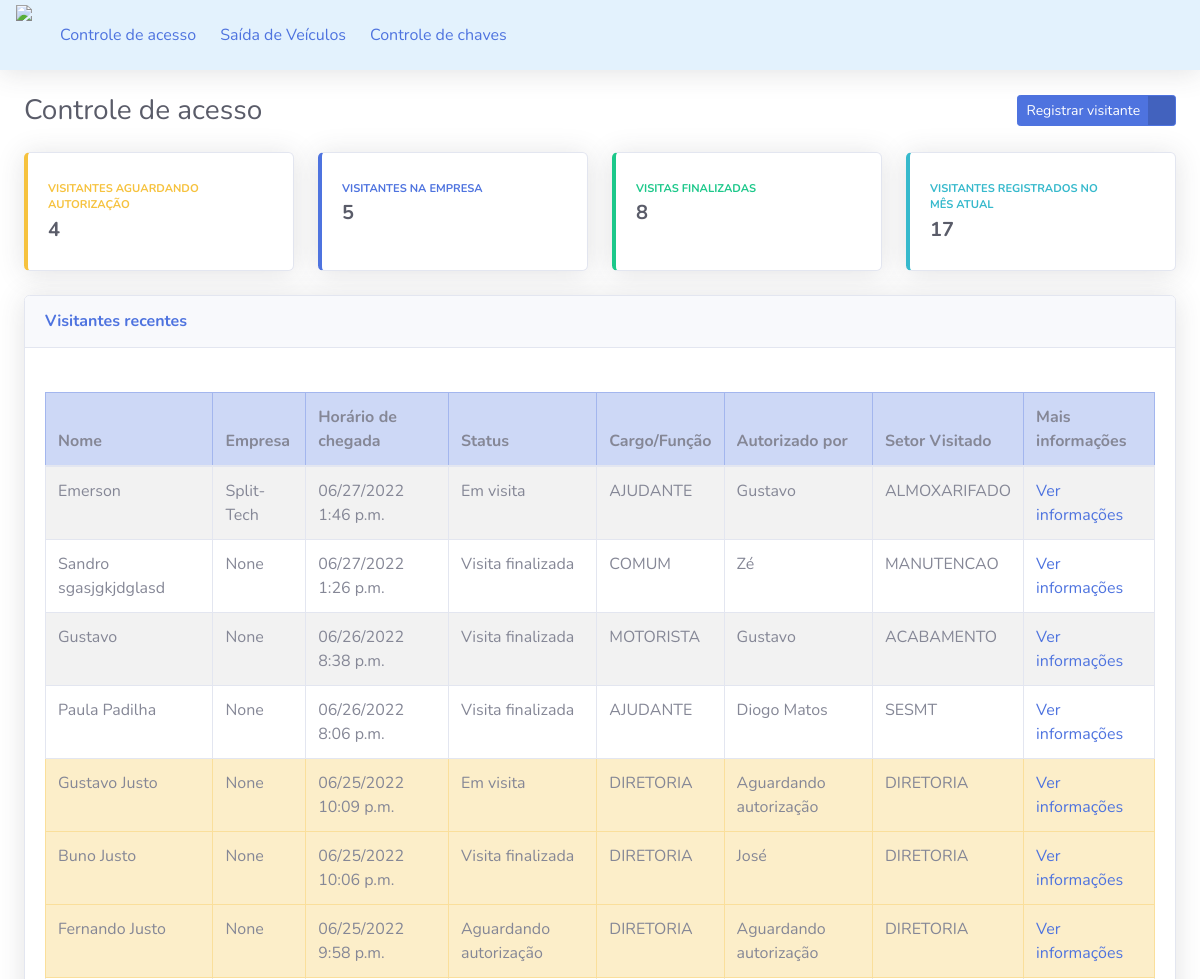
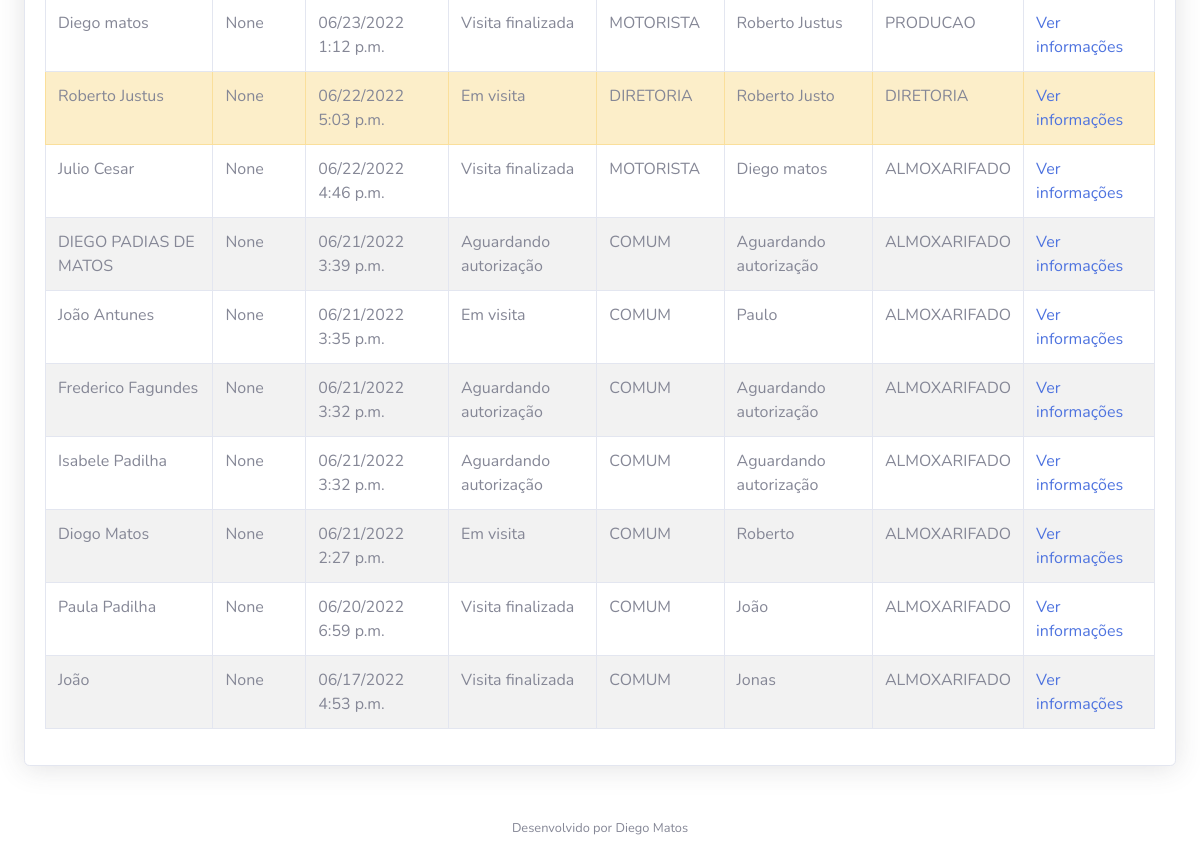
/ (signed in), run on the app's committed database (2 pictures, top to bottom).
### apps/visitantes/models.py (models this page shows, shortened)
class Visitante(models.Model):
    STATUS_VISITANTE = [
        ("AGUARDANDO","Aguardando autorização"),
        ("EM_VISITA","Em visita"),
        ("FINALIZADO", "Visita finalizada"),
    ]
    status = models.CharField(
        verbose_name="Status",
        max_length=10,
        choices=STATUS_VISITANTE,
        default="AGUARDANDO",
    )
    nome_completo = models.CharField(
        verbose_name="Nome completo",
        max_length=194
    )
    cpf = models.CharField(
        verbose_name="CPF",
        max_length=11
    )
    CARGO_VISITANTE = [
        ("MOTORISTA", "Motorista"),
        ("AJUDANTE", "Ajudante"),
        ("DIRETORIA", "Funcionario da Direção"),
        ("COMUM", "Funcionario comum"),
    ]
    cargo_visitante = models.CharField(
        verbose_name = "Cargo visitante",
        max_length=20,
        choices=CARGO_VISITANTE,
        default="COMUM"
    )
    empresa_visitante = models.CharField(
        verbose_name="Empresa",
        max_length=30,
        null=True,
        blank=True,
        )
    SETOR_VISITADO = [
        ("MANUTENCAO", "Manutenção"),
        ("RH", "Rh"),
        ("DIRETORIA", "Diretoria"),
        ("ALMOXARIFADO", "Almoxarifado"),
        ("ACABAMENTO", "Acabamento"),
        ("PRODUCAO", "Produção"),
        ("SESMT", "Segurança do Trabalho"),
    ]
    setor = models.CharField(
        verbose_name="Setor a ser visitada",
        choices=SETOR_VISITADO,
        default="ALMOXARIFADO",
        max_length=20
    )
    placa_veiculo = models.CharField(
        verbose_name="Placa do veículo",
        max_length=7,
        null=True,
        blank=True,
    )
    horario_chegada = models.DateTimeField(
        verbose_name="Horário de chegada na portaria",
        auto_now_add=True,
    )
    horario_saida = models.DateTimeField(
        verbose_name="Horário de saida",
        auto_now=False,
        blank=True,
        null=True,
    )
    horario_autorizacao = models.DateTimeField(
        verbose_name="Horário de autorização de entrada",
        auto_now=False,
        blank=True,
        null=True,
    )
    morador_responsavel = models.CharField(
        verbose_name="Responsável pela entrada do visitante",
        max_length=194,
        blank=True,
    )
    registrado_por = models.ForeignKey(
        "porteiros.Porteiro",
        verbose_name="Porteiro responsável pelo registro",
        on_delete=models.PROTECT
    )
    def get_morador_responsavel(self):
        if self.morador_responsavel:
            return self.morador_responsavel
        return "Aguardando autorização"
    class Meta:
        verbose_name = "Visitante"
        verbose_name_plural = "Visitantes"
        db_table = "visitante"

### apps/dashboard/views.py (the view)
@login_required
def index(request,filtro = None):
    todos_visitantes = Visitante.objects.order_by(
            "-horario_chegada"
        )
    visitantes_aguardando = todos_visitantes.filter(
            status = "AGUARDANDO")
    visitantes_em_visita = todos_visitantes.filter(
        status= "EM_VISITA"
    )
    visitantes_finalizado = todos_visitantes.filter(
        status="FINALIZADO"
    )
    hora_atual = timezone.now()
    mes_atual = hora_atual.month
    visitantes_mes = todos_visitantes.filter(
        horario_chegada__month =mes_atual
    )
    filtro = todos_visitantes.filter(
        status="AGUARDANDO")
    context = {
        "nome_pagina": "Controle de acesso",
        "todos_visitantes": todos_visitantes,
        "visitantes_aguardando": visitantes_aguardando.count(),
        "filtro": filtro,
        "visitantes_em_visita": visitantes_em_visita.count(),
        "visitantes_finalizado": visitantes_finalizado.count(),
        "visitantes_mes": visitantes_mes.count(),
    }
    return render(request, "index.html", context)

### templates/index.html (shortened to what this page needs)
{% extends "base.html"  %} {% block conteudo %}
<div class="container-fluid">
  <div class="d-sm-flex align-items-center justify-content-between mb-4">
    <h1 class="h3 mb-0 text-gray-800">{{ nome_pagina }}</h1>
    <a href="{% url 'registrar_visitante' %}" class="btn btn-primary btn-icon-split btn-sm">
        <span class="text">Registrar visitante</span>
        <span class="icon text-white-50">
              <i class="fas fa-user-plus"></i>
        </span>
    </a>
  </div>
  <div class="row">
      <div class="col-xl-3 col-md-6 mb-4">
        <div class="card border-left-warning shadow h-100 py-2">
          <div class="card-body">
            <div class="row no-gutters align-items-center">
              <div class="col mr-2">
                <div
                  class="text-xs font-weight-bold text-warning text-uppercase mb-1">
                  Visitantes aguardando autorização
                </div>
                <div class="h5 mb-0 font-weight-bold text-gray-800">{{ visitantes_aguardando }}</div>
              </div>
              <div class="col-auto">
                <a href="{}">
                  <i class="fas fa-user-lock fa-2x text-gray-300"></i>
                </a>
              </div>
            </div>
          </div>
        </div>
      </div>
    <div class="col-xl-3 col-md-6 mb-4">
      <div class="card border-left-primary shadow h-100 py-2">
        <div class="card-body">
          <div class="row no-gutters align-items-center">
            <div class="col mr-2">
              <div
                class="text-xs font-weight-bold text-primary text-uppercase mb-1"
              >
                Visitantes na empresa
              </div>
              <div class="h5 mb-0 font-weight-bold text-gray-800">{{ visitantes_em_visita }}</div>
            </div>
            <div class="col-auto">
              <i class="fas fa-user-clock fa-2x text-gray-300"></i>
            </div>
          </div>
        </div>
      </div>
    </div>
    <div class="col-xl-3 col-md-6 mb-4">
      <div class="card border-left-success shadow h-100 py-2">
        <div class="card-body">
          <div class="row no-gutters align-items-center">
            <div class="col mr-2">
              <div
                class="text-xs font-weight-bold text-success text-uppercase mb-1"
              >
                Visitas finalizadas
              </div>
              <div class="h5 mb-0 font-weight-bold text-gray-800">{{ visitantes_finalizado }}</div>
            </div>
            <div class="col-auto">
              <i class="fas fa-user-check fa-2x text-gray-300"></i>
            </div>
          </div>
        </div>
      </div>
    </div>
    <div class="col-xl-3 col-md-6 mb-4">
      <div class="card border-left-info shadow h-100 py-2">
        <div class="card-body">
          <div class="row no-gutters align-items-center">
            <div class="col mr-2">
              <div
                class="text-xs font-weight-bold text-info text-uppercase mb-1"
              >
                Visitantes registrados no mês atual
              </div>
              <div class="h5 mb-0 font-weight-bold text-gray-800">{{ visitantes_mes }}</div>
            </div>
            <div class="col-auto">
              <i class="fas fa-users fa-2x text-gray-300"></i>
            </div>
          </div>
        </div>
      </div>
    </div>
  </div>
  <div class="card shadow mb-4">
    <div
      class="card-header py-3 d-sm-flex align-items-center justify-content-between mb-4"
    >
      <h6 class="m-0 font-weight-bold text-primary">Visitantes recentes</h6>
    </div>
    <div class="card-body">
      <div class="table-responsive">
        <table class="table table-bordered table-striped table-hover ">
          <thead class="table-primary">
            <th>Nome </th>
            <th>Empresa</th>
            <th>Horário de chegada</th>
            <th>Status</th>
            <th>Cargo/Função</th>
            <th>Autorizado por</th>
            <th>Setor Visitado</th>
            <th>Mais informações</th>
          </thead>
          <tbody>
            {%for visitante in todos_visitantes %}
            {% if visitante.cargo_visitante == "DIRETORIA" %}
             <tr class="table-warning">
            {% endif %}
                <td>{{ visitante.nome_completo }}</td>
                <td>{{ visitante.empresa_visitante }}</td>
                <td>{{ visitante.horario_chegada|date:"SHORT_DATETIME_FORMAT" }}</td>
                <td>{{ visitante.get_status_display }}</td>
                <td >{{ visitante.cargo_visitante }}</td>
                <td>{{ visitante.get_morador_responsavel }}</td>
                <td>{{ visitante.setor }}</td>
                <td>
                  <a href="{% url 'informacoes_visitantes' id=visitante.id %}"> Ver informações </a>
                </td>
            </tr>
            {% endfor %}
          </tbody>
        </table>
      </div>
    </div>
  </div>
</div>
{% endblock conteudo %}

### templates/base.html (shortened to what this page needs)
<!DOCTYPE html>
{%load static%}
<html lang="pt-br">
  <head>
    <link href="{% static 'css/sb-admin-2.min.css' %}" rel="stylesheet" />
    <link
      href="{% static 'vendor/fontawesome-free/css/all.min.css' %}"
      rel="stylesheet"
      type="text/css"
    />
  </head>
  <body id="page-top">
    <div class="wrapper" >
      <div id="content-wrapper" class="d-flex flex-column">
        <div id="content">
          <div class="d-flex flex-column">
            <nav class="navbar navbar-expand navbar-light topbar mb-4 static-top shadow" style="background-color: #e3f2fd;">
              <ul class="nav " >
                <li class="nav-item">
                  <a class="navbar-brand d-flex align-items-top justify-content-center"href="#">
                      <img src="/static/img/logo.png" class="img-fluid"></img>
                  </a>
                </li>
                <li class="nav-item ">
                  <a class="nav-link" href="{% url 'index' %}">
                    <span>Controle de acesso</span>
                  </a>
                </li>
                <li class="nav-item">
                  <a class="nav-link" href="{% url 'saida_veiculos' %}">
                    <span>Saída de Veículos</span>
                  </a>
                </li>
                <li class="nav-item">
                  <a class="nav-link" href="{% url 'index' %}">
                    <span>Controle de chaves</span>
                  </a>
                </li>
              </ul>
                <ul class="navbar-nav ml-auto">
                  <li class="nav-item dropdown no-arrow">
                    <a
                      class="nav-link dropdown-toggle"
                      href="#"
                      id="userDropdown"
                      role="button"
                      data-toggle="dropdown"
                      aria-haspopup="true"
                      aria-expanded="false"
                    >
                      <span class="mr-2 d-none d-lg-inline text-gray-800 small">
                        <i class="fas fa-cog"></i>
                      </span>
                    </a>
                  </li>
                </ul>
            </nav>
          </div>
          {% block conteudo%} {%endblock conteudo%}
          <footer class="sticky-footer bg-white">
            <div class="container my-auto">
              <div class="copyright text-center my-auto">
                <span>Desenvolvido por Diego Matos</span>
              </div>
            </div>
          </footer>
        </div>
      </div>
    </div>
  </body>
</html>

### data on the page
Visitante: nome_completo "Emerson", empresa_visitante "Split-Tech", horario_chegada "06/27/2022 1:46 p.m.", status "Em visita", cargo_visitante "AJUDANTE", get_morador_responsavel "Gustavo", setor "ALMOXARIFADO"
Visitante: nome_completo "Sandro sgasjgkjdglasd", empresa_visitante "None", horario_chegada "06/27/2022 1:26 p.m.", status "Visita finalizada", cargo_visitante "COMUM", get_morador_responsavel "Zé", setor "MANUTENCAO"
Visitante: nome_completo "Gustavo", empresa_visitante "None", horario_chegada "06/26/2022 8:38 p.m.", status "Visita finalizada", cargo_visitante "MOTORISTA", get_morador_responsavel "Gustavo", setor "ACABAMENTO"
Visitante: nome_completo "Paula Padilha", empresa_visitante "None", horario_chegada "06/26/2022 8:06 p.m.", status "Visita finalizada", cargo_visitante "AJUDANTE", get_morador_responsavel "Diogo Matos", setor "SESMT"
Visitante: nome_completo "Gustavo Justo", empresa_visitante "None", horario_chegada "06/25/2022 10:09 p.m.", status "Em visita", cargo_visitante "DIRETORIA", get_morador_responsavel "Aguardando autorização", setor "DIRETORIA"
Visitante: nome_completo "Buno Justo", empresa_visitante "None", horario_chegada "06/25/2022 10:06 p.m.", status "Visita finalizada", cargo_visitante "DIRETORIA", get_morador_responsavel "José", setor "DIRETORIA"
Visitante: nome_completo "Fernando Justo", empresa_visitante "None", horario_chegada "06/25/2022 9:58 p.m.", status "Aguardando autorização", cargo_visitante "DIRETORIA", get_morador_responsavel "Aguardando autorização", setor "DIRETORIA"
Visitante: nome_completo "Diego matos", empresa_visitante "None", horario_chegada "06/23/2022 1:12 p.m.", status "Visita finalizada", cargo_visitante "MOTORISTA", get_morador_responsavel "Roberto Justus", setor "PRODUCAO"
Visitante: nome_completo "Roberto Justus", empresa_visitante "None", horario_chegada "06/22/2022 5:03 p.m.", status "Em visita", cargo_visitante "DIRETORIA", get_morador_responsavel "Roberto Justo", setor "DIRETORIA"
Visitante: nome_completo "Julio Cesar", empresa_visitante "None", horario_chegada "06/22/2022 4:46 p.m.", status "Visita finalizada", cargo_visitante "MOTORISTA", get_morador_responsavel "Diego matos", setor "ALMOXARIFADO"
Visitante: nome_completo "DIEGO PADIAS DE MATOS", empresa_visitante "None", horario_chegada "06/21/2022 3:39 p.m.", status "Aguardando autorização", cargo_visitante "COMUM", get_morador_responsavel "Aguardando autorização", setor "ALMOXARIFADO"
Visitante: nome_completo "João Antunes", empresa_visitante "None", horario_chegada "06/21/2022 3:35 p.m.", status "Em visita", cargo_visitante "COMUM", get_morador_responsavel "Paulo", setor "ALMOXARIFADO"
Visitante: nome_completo "Frederico Fagundes", empresa_visitante "None", horario_chegada "06/21/2022 3:32 p.m.", status "Aguardando autorização", cargo_visitante "COMUM", get_morador_responsavel "Aguardando autorização", setor "ALMOXARIFADO"
Visitante: nome_completo "Isabele Padilha", empresa_visitante "None", horario_chegada "06/21/2022 3:32 p.m.", status "Aguardando autorização", cargo_visitante "COMUM", get_morador_responsavel "Aguardando autorização", setor "ALMOXARIFADO"
Visitante: nome_completo "Diogo Matos", empresa_visitante "None", horario_chegada "06/21/2022 2:27 p.m.", status "Em visita", cargo_visitante "COMUM", get_morador_responsavel "Roberto", setor "ALMOXARIFADO"
Visitante: nome_completo "Paula Padilha", empresa_visitante "None", horario_chegada "06/20/2022 6:59 p.m.", status "Visita finalizada", cargo_visitante "COMUM", get_morador_responsavel "João", setor "ALMOXARIFADO"
Visitante: nome_completo "João", empresa_visitante "None", horario_chegada "06/17/2022 4:53 p.m.", status "Visita finalizada", cargo_visitante "COMUM", get_morador_responsavel "Jonas", setor "ALMOXARIFADO"

### other printed values
{{ nome_pagina }} "Controle de acesso"
{{ visitantes_aguardando }} "4"
{{ visitantes_em_visita }} "5"
{{ visitantes_finalizado }} "8"
{{ visitantes_mes }} "17"
